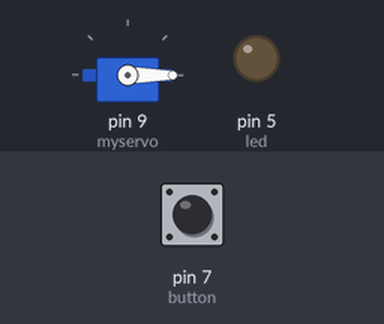
Bench run of a sketch on a simulated Arduino Uno, built with avr-gcc and run on an emulated ATmega328P. Parts: servo, output pins drawn as LEDs (lit = HIGH). The test bench sets the inputs (shaded band); at power-on: pin 7 (button) HIGH.

Above: at 1.2 s.
1.3 s: pin 7 (button) pulled LOW for 0.15 s
At 2.6 s:
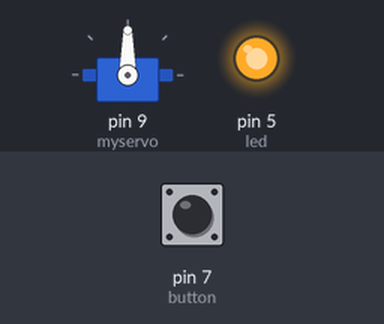
4.4 s: pin 7 (button) pulled LOW for 1 s
At 8.1 s:
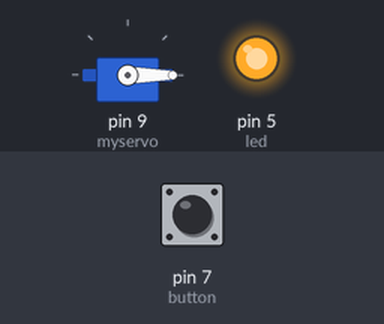
8.4 s: pin 7 (button) pulled LOW for 3.2 s
At 9.9 s:
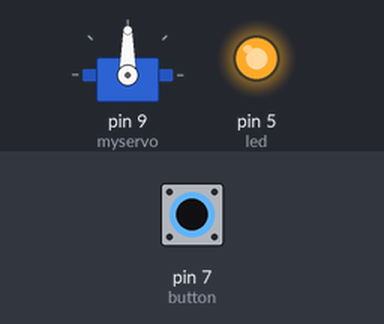
Timing chart, 0 to 14.8 s (numbered marks = the images above; inputs shaded):
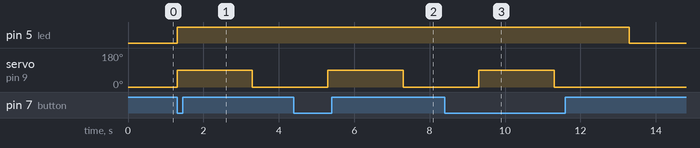

The sketch:

arduinodruecker.ino
```cpp
#include <Servo.h>

Servo myservo;  // create servo object to control a servo
               // a maximum of eight servo objects can be created

int pos_wait = 0; // where should the servo start?
int pos_press = 90; // till where should the servo turn? minus for other direction
int wait = 2000; // how long should the servo wait in the end positions
int button = 7;  // The button is connected to PIN 7
int led = 5; // The LED in the button is connected to PIN 5

// connections:
// SERVO: yellow to PIN 9, other two are plus and GND
// button: black: GND
//         orange: GND
//         yellow: button to PIN7
//         red: LED to PIN 5


void setup()
{
  myservo.attach(9);  // attaches the servo on pin 9 to the servo object
  pinMode(button, INPUT);
  digitalWrite (button, HIGH);
  pinMode(led, OUTPUT);
  digitalWrite(led, LOW);
}

void loop()
{
  myservo.write(pos_wait);
  if (digitalRead(button) == LOW) {
    digitalWrite(led, HIGH);
    myservo.write(pos_press);
    delay(wait);
    myservo.write(pos_wait);
    delay(wait);
    digitalWrite(led,LOW);
  }
}
```

Measured:
- after the input at 1.3 s, pin 5 (led): LOW → HIGH at once; servo on pin 9 (myservo): 0° → 90° at once, → 0° 2.0 s later
- after the input at 4.4 s, pin 5 (led): stays HIGH (without the input it goes to LOW after 0.90 s); servo on pin 9 (myservo): 0° → 90° after 0.90 s, → 0° 2.0 s later
- after the input at 8.4 s, pin 5 (led): HIGH → LOW after 4.9 s instead of 0.90 s; servo on pin 9 (myservo): 0° → 90° after 0.90 s, → 0° 2.0 s later
